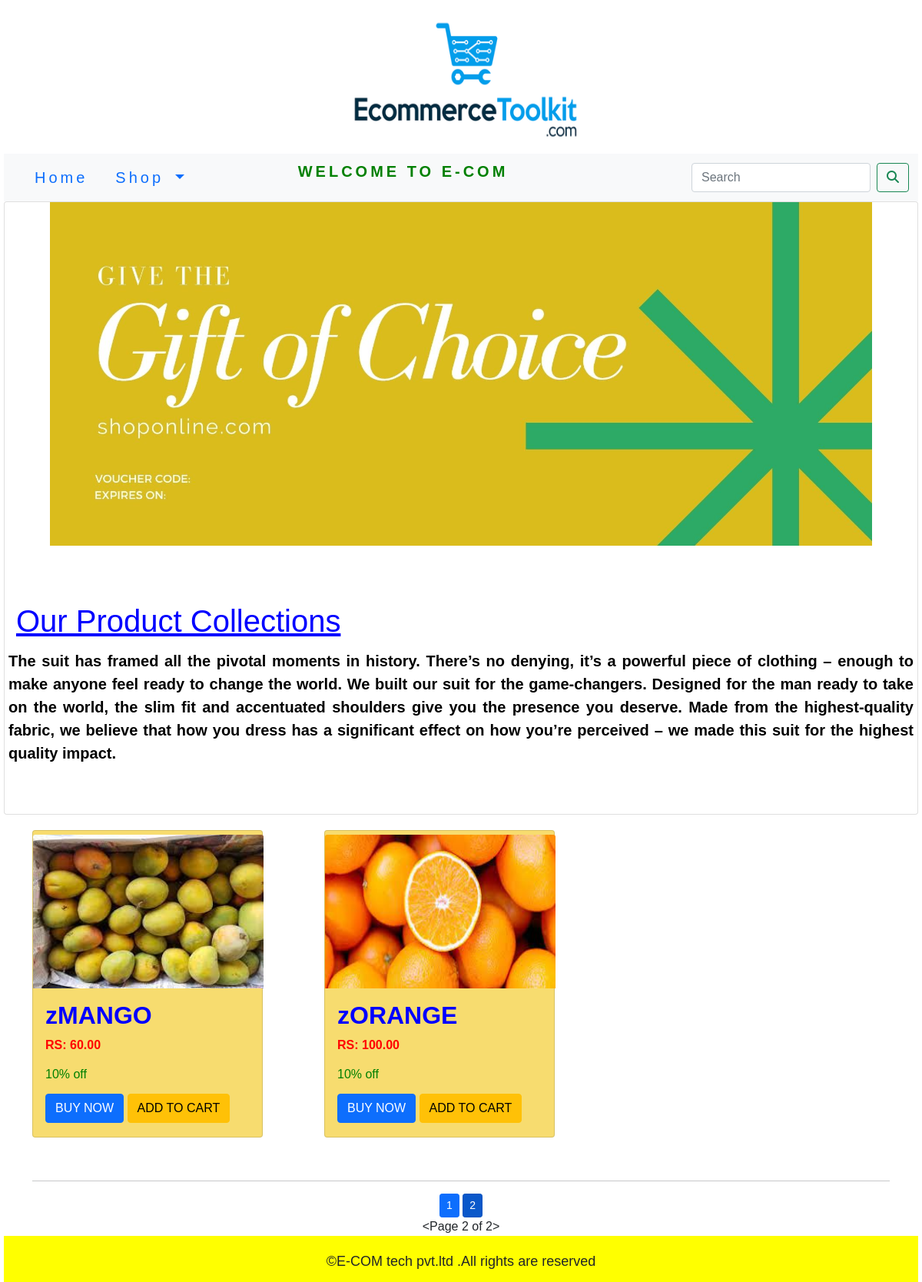
/app1/?page=2, run on the app's committed database.
### app1/models.py (models this page shows, shortened)
class product(models.Model):
    name=models.CharField(max_length=250,unique=True)
    slug=models.SlugField(max_length=250,unique=True)
    desc=models.TextField()
    price=models.DecimalField(max_digits=10,decimal_places=2)
    category=models.ForeignKey('category',on_delete=models.CASCADE)
    img=models.ImageField(upload_to='products',blank=True)
    stock=models.IntegerField()
    available=models.BooleanField(default=True)
    created=models.DateTimeField(auto_now_add=True)
    updated=models.DateTimeField(auto_now=True)
    class Meta:
        ordering=('name',)
        verbose_name='product'
        verbose_name_plural='products'
    def get_url(self):
        return reverse('app1:prodCatdetail',args=[self.category.slug,self.slug])

### app1/views.py (the view)
# urls.py: path('',views.allProdCat,name='allProdCat'),
def allProdCat(request,c_slug=None):
    c_page=None
    products=None
    if c_slug != None:
        c_page=get_object_or_404(category,slug=c_slug)
        products=product.objects.all().filter(category=c_page,available=True)
    else:
        products=product.objects.all().filter(available=True)
    paginator1=Paginator(products,6)
    try:
        page1=int(request.GET.get('page','1'))
    except:
        page1=1
    try:
        prod1=paginator1.page(page1)
    except (EmptyPage,InvalidPage):
        prod1=paginator1.page(paginator1.num_pages)
    return render(request,'category.html',{'category':c_page,'products':products,'pro':prod1})

### app1/context_processors.py (called while the page is built)
def menu_links(request):
    links=category.objects.all()
    return dict(link_key=links)

### app1/models.py (called while the page is built)
    def get_url(self):
        return reverse('app1:products_by_category',args=[self.slug])

### cart/context_processors.py (called while the page is built)
def counter(request):
    item_count = 0
    if 'admin' in request.path:
        return {}
    else:
        try:
            cart1=cart.objects.filter(cart_id=cart_id(request))
            cart_item1=cartitem.objects.all().filter(cart=cart1[:1])
            for c_item in cart_item1:
                item_count += c_item.quantity
        except cart.DoesNotExist:
            item_count = 0
    return dict(item_c_key=item_count)

### cart/views.py (called while the page is built)
def cart_id(request):
    cart1=request.session.session_key
    if not cart1:
        cart1=request.session.create()
    return cart1

### templates/category.html (shortened to what this page needs)
{% extends 'base.html' %}
{% load static %}
{% block content %}
  <div>
      {% if category %}
        <div>
            <img class="my_image" src="{{category.img.url}}" alt="{{category.name}}">
        </div>
        <br>
        <div>
            <h1 class="text-center font_class"><b>{{category.name}}</b></h1>
            <p class="text-justify my_desc"><b>{{category.desc}}</b></p>
        </div><br>
      <br>
      {% else %}
      <div class="card">
        <div>
            <img class="my_img" src="{% static 'img/banner.jpg' %}" alt="our products" width="1250px">
        </div>
        <br>
        <div>
            <h1 class="our" >Our Product Collections</h1>
            <p class="text-justify my_desc">The suit has framed all the pivotal moments in history. There’s no denying, it’s a powerful piece of clothing – enough to make anyone feel ready to change the world.
We built our suit for the game-changers. Designed for the man ready to take on the world, the slim fit and accentuated shoulders give you the presence you deserve.
Made from the highest-quality fabric, we believe that how you dress has a significant effect on how you’re perceived – we made this suit for the highest quality impact.</p>
<br>
            <br>
        </div>
      </div>
      {% endif %}
  </div>
  <div class="container">
      <div class="row">
          {% for i in pro %}
          <div class="col-md-4 my_card">
          <div class="card" style="width: 300px; height:400px; background-color:#F7DC6F">
          <div>
              <div>
                  <a  href="{{i.get_url}}"><img class="card-img-top my_card_img" src="{{i.img.url}}" alt="{{i.name}}"></a>
              </div>
          </div>
          <div class="card-body">
                  <h2 class="card-title my_card_title">{{i.name}}</h2>
                  <p class="card-text my_card_text">RS: {{i.price}}<h6 style="color:green">10% off</h6></p>
              <div>
                  <a href="#" class="btn btn-primary">BUY NOW</a>
                  <a href="{% url 'cart:add_cart' i.id %}" class="btn btn-warning">ADD TO CART</a>
              </div>
          </div>
          </div>
          </div>
          {% endfor %}
      </div>
      <div class="mx-auto">
          {% if pro.paginator.num_pages > 1 %}
          <hr>
          <div class="text-center">
              {% for p in pro.paginator.page_range %}
              <a href="?page={{p}}" class="btn btn-primary btn-sm {% if pro.number == p %} active {% endif %}">{{p}}</a>
              {% endfor %}<br>
              {{pro}}
          </div>
          {% endif %}
      </div>
  </div>
{% endblock %}

### static/css/custom1.css (style rules this page uses)
body { font-family: 'Kdam Thmor Pro', sans-serif; }
.my_desc { font-family: 'Gentium Plus', serif; font-family: 'Kdam Thmor Pro', sans-serif; font-size:20px; color:black; text-align: justify; font-weight: bold; padding-left:5px; padding-right:5px; padding-top:5px; }
.my_img { display: block; margin-left: auto; margin-right: auto; width: 90%; }
.my_card_img { display: block; text-align: center; margin-top: 5px; width: 300px; height:200px; }
.our { text-decoration: underline; font-family: 'Anton', sans-serif; font-family: 'Gentium Plus', serif; font-family: 'Kdam Thmor Pro', sans-serif; padding-top:50px; padding-left:15px; color:blue; }
.my_card { padding-top:20px; padding-bottom:40px; }
.my_card_title { color:blue; font-weight: bold; }
.my_card_text { color:red; font-weight: bold; }

### data on the page
product: img (picture), name "zMANGO", price "60.00"
product: img (picture), name "zORANGE", price "100.00"

### other printed values
{{ p }} "1" "2"
{{ pro }} "<Page 2 of 2>"
